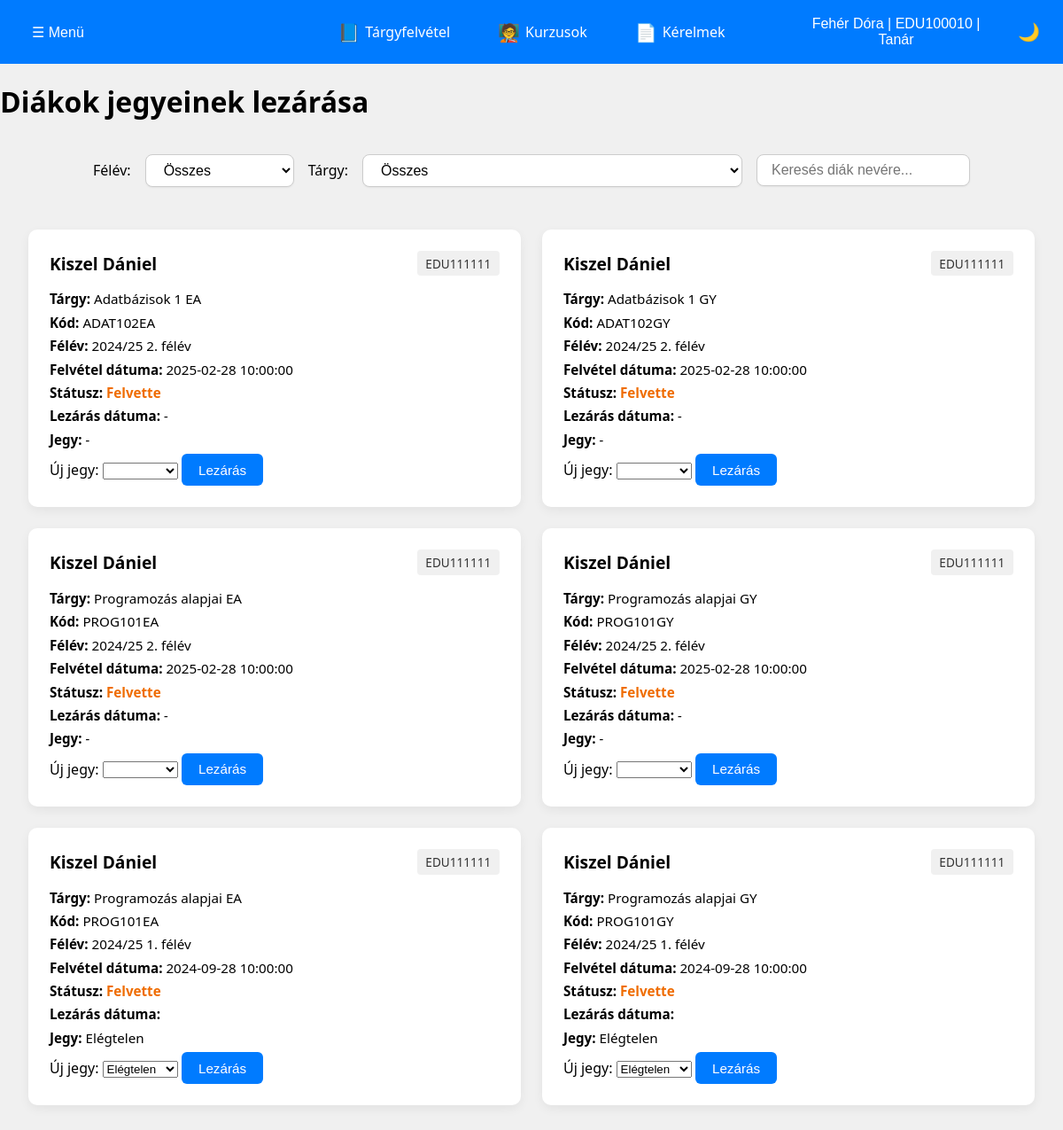
Page /teacher/student_complete.php (signed in) on the earlier database version.
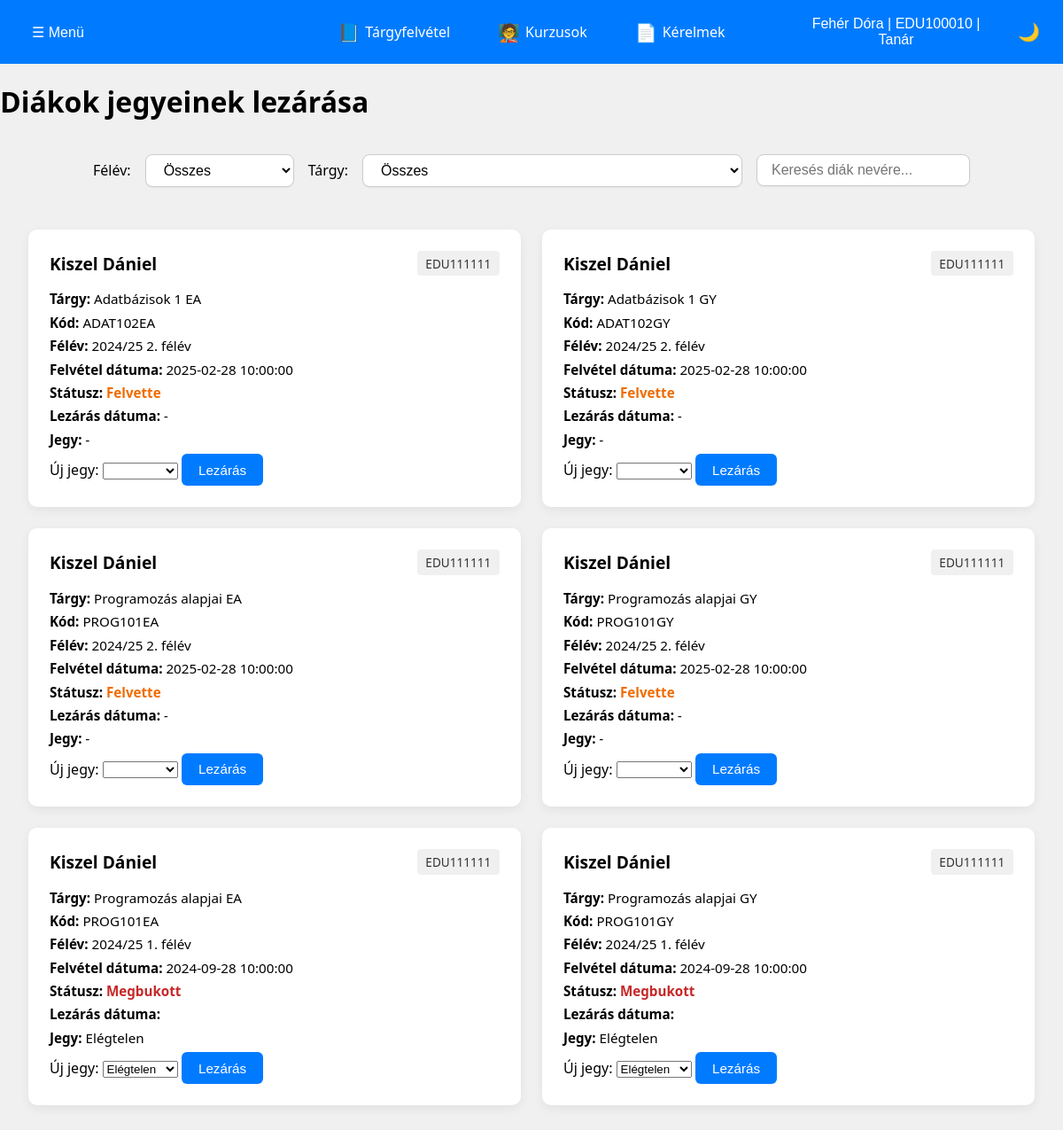
Same page on the later database version.
### tables this page shows
CREATE TABLE users (
    id INT AUTO_INCREMENT PRIMARY KEY,
    name VARCHAR(100) NOT NULL,
    eduportal_id VARCHAR(20) NOT NULL UNIQUE,  
    email VARCHAR(100) NOT NULL,
    phone VARCHAR(20),
    password_hash VARCHAR(255) NOT NULL,  
    postal_code VARCHAR(10),
    city VARCHAR(100),
    address VARCHAR(255),
    birth_date DATE,
    mothers_name VARCHAR(100),
    role ENUM('hallgato', 'tanar', 'admin') NOT NULL DEFAULT 'hallgato',
    course_code VARCHAR(20),
	financing_type ENUM('állami', 'önköltséges') NOT NULL,
    created_at TIMESTAMP DEFAULT CURRENT_TIMESTAMP,
	updated_at TIMESTAMP DEFAULT CURRENT_TIMESTAMP ON UPDATE CURRENT_TIMESTAMP
);

CREATE TABLE enrollments (
    users_eduportal_ID VARCHAR(20) NOT NULL,
    offering_id INTEGER NOT NULL,
    enrolled_at TIMESTAMP DEFAULT CURRENT_TIMESTAMP,
    completed_at TIMESTAMP NULL,
    status VARCHAR(20) CHECK (status IN ('enrolled', 'completed', 'failed')),
    grade VARCHAR(10),                           
    PRIMARY KEY (users_eduportal_ID, offering_id),
    FOREIGN KEY (users_eduportal_ID) REFERENCES users(eduportal_id) ON DELETE CASCADE,
    FOREIGN KEY (offering_id) REFERENCES course_offerings(id) ON DELETE CASCADE
);

### teacher/student_complete.php (the view, shortened to what this page needs)
<?php
$eduportal_id = $_SESSION['eduportal_id'];
global $conn;
$user_sql = "
SELECT name
FROM users
WHERE eduportal_id = ?";
$user_stmt = $conn->prepare($user_sql);
$user_stmt->bind_param("s", $eduportal_id);
$user_stmt->execute();
$user_result = $user_stmt->get_result();
$user = $user_result->fetch_assoc();
$user_name = $user['name'] ?? 'Ismeretlen';
$user_course = "Tanár";
$students_sql = "
SELECT
    e.offering_id AS offering_id,
    e.users_eduportal_id AS student_id,
    u.name AS student_name,
    c.kurzus_kod AS subject_code,
    c.name AS subject_name,
    s.label AS semester_label,
    e.status AS enrollment_status,
    e.grade AS current_grade,
    e.enrolled_at,
    e.completed_at
FROM enrollments e
JOIN users u ON u.eduportal_id = e.users_eduportal_id
JOIN course_offerings co ON co.id = e.offering_id
JOIN courses c ON c.kurzus_kod = co.kurzus_kod
JOIN semesters s ON s.id = co.semester_id
JOIN teacher_courses tc ON tc.kurzus_kod = co.kurzus_kod
WHERE tc.teacher_id = ?
GROUP BY e.users_eduportal_id, c.kurzus_kod, s.label, c.name
ORDER BY s.label DESC, u.name ASC, c.name ASC
";
$students_stmt = $conn->prepare($students_sql);
$students_stmt->bind_param("s", $eduportal_id);
$students_stmt->execute();
$students_result = $students_stmt->get_result();
$students = [];
while ($r = $students_result->fetch_assoc()) {
    $students[] = $r;
}
?>
<!DOCTYPE html>
<html lang="hu">
<head>
    <link rel="stylesheet" href="../CSS/site_style.css">
    <link rel="stylesheet" href="../CSS/enrolled_courses.css">
</head>
<body>
<header>
    <div class="menu">
        <div class="dropdown">
            <button id="dropdownToggleL" class="dropbtn">☰ Menü </button>
        </div>
    </div>
    <nav class="main-nav">
        <a href="course_offering.php"><span class="icon">📘</span> Tárgyfelvétel</a>
        <a href="courses.php"><span class="icon">🧑‍🏫</span> Kurzusok</a>
        <a href="request.php"><span class="icon">📄</span> Kérelmek</a>
    </nav>
    <div class="user-menu">
        <div class="dropdown">
            <button id="dropdownToggleR" class="dropbtn">
                <?php echo htmlspecialchars($user_name); ?> |
                <?php echo htmlspecialchars($eduportal_id); ?> |
                <?php echo htmlspecialchars($user_course); ?>
            </button>
        </div>
        <div class="theme-switcher">
            <button id="theme-toggle" class="theme-btn">🌙</button>
        </div>
    </div>
</header>
<main class="layout">
    <h1>Diákok jegyeinek lezárása</h1>
    <section class="filters">
        <label for="semesterFilter">Félév:</label>
        <select id="semesterFilter">
            <option value="all">Összes</option>
        </select>
        <label for="courseFilter">Tárgy:</label>
        <select id="courseFilter">
            <option value="all">Összes</option>
        </select>
        <input type="text" id="searchInput" placeholder="Keresés diák nevére...">
    </section>
    <?php if (empty($students)): ?>
        <p>Jelenleg nincsenek beiratkozott hallgatók.</p>
    <?php else: ?>
        <section id="courseList" class="course-grid">
            <?php foreach ($students as $st): ?>
                <div class="course-card"
                     data-semester="<?= htmlspecialchars($st['semester_label']) ?>"
                     data-offering="<?= htmlspecialchars($st['offering_id']) ?>"
                     data-name="<?= strtolower(htmlspecialchars($st['student_name'])) ?>">
                    <div class="card-header">
                        <h3><?= htmlspecialchars($st['student_name']) ?></h3>
                        <span class="code"><?= htmlspecialchars($st['student_id']) ?></span>
                    </div>
                    <div class="card-body">
                        <p><strong>Tárgy:</strong> <?= htmlspecialchars($st['subject_name']) ?></p>
                        <p><strong>Kód:</strong> <?= htmlspecialchars($st['subject_code']) ?></p>
                        <p><strong>Félév:</strong> <?= htmlspecialchars($st['semester_label']) ?></p>
                        <p><strong>Felvétel dátuma:</strong> <?= htmlspecialchars($st['enrolled_at']) ?></p>
                        <p><strong>Státusz:</strong>
                            <?php
                            switch ($st['enrollment_status']) {
                                case 'failed': echo '<span class="status failed">Megbukott</span>'; break;
                                default: echo '<span class="status enrolled">Felvette</span>';
                            }
                            ?>
                        </p>
                        <p><strong>Lezárás dátuma:</strong>
                            <?= $st['current_grade'] !== null ? htmlspecialchars($st['completed_at']) : '<em>-</em>' ?>
                        </p>
                        <p><strong>Jegy:</strong>
                            <?= $st['current_grade'] !== null ? htmlspecialchars($st['current_grade']) : '<em>-</em>' ?>
                        </p>
                        <form method="post" action="../complete_post.php" class="grade-form">
                            <label for="grade_<?= htmlspecialchars($st['student_id']) ?>">Új jegy:</label>
                            <select name="grade" id="grade_<?= htmlspecialchars($st['student_id']) ?>" >
                                <option value="" <?= empty($st['current_grade']) ? 'selected' : '' ?>></option>
                                <option value="Elégtelen" <?= ($st['current_grade'] === 'Elégtelen') ? 'selected' : '' ?>>Elégtelen</option>
                            </select>
                            <button type="submit" class="fill-btn">Lezárás</button>
                        </form>
                    </div>
                </div>
            <?php endforeach; ?>
        </section>
    <?php endif; ?>
</main>
</body>
</html>

### CSS/site_style.css (style rules this page uses)
:root { --background-light: #f0f0f0; --background-dark: #1e1e1e; --text-dark: #000000; --text-light: #ffffff; --primary-color: #007bff; --secondary-color: #ffa500; --dropdown-bg: #ffffff; --dropdown-bg-dark: #333333; --primary-hover: #0056b3; --secondary-hover: #e48a02; }
body { margin: 0; font-family: "Segoe UI", sans-serif; background-color: var(--background-light); color: var(--text-dark); min-height: 100vh; display: flex; flex-direction: column; }
header { display: flex; justify-content: space-between; align-items: center; background-color: var(--primary-color); color: var(--text-light); padding: 10px 20px; width: 100%; box-sizing: border-box; }
.menu, .user-menu { flex: 1; }
.user-menu { display: flex; align-items: center; justify-content: flex-end; gap: 10px; }
.main-nav { display: flex; justify-content: center; gap: 30px; flex: 2; }
.main-nav a { color: var(--text-light); text-decoration: none; font-size: 16px; display: flex; align-items: center; gap: 6px; padding: 8px 12px; transition: background-color 0.3s; }
.dropdown { position: relative; display: inline-block; }
.dropbtn { background-color: transparent; color: var(--text-light); border: none; font-size: 16px; cursor: pointer; padding: 8px 16px; }
.user-menu .dropdown { position: relative; }
.theme-switcher { display: flex; gap: 10px; }
.theme-btn { background: none; border: none; color: var(--text-light); font-size: 20px; cursor: pointer; }
.icon { font-size: 20px; }

### CSS/enrolled_courses.css (style rules this page uses)
.filters { padding: 1rem; display: flex; gap: 1rem; align-items: center; flex-wrap: wrap; background-color: transparent; border: none; justify-content: center; }
.course-grid { padding: 1rem; display: flex; gap: 1rem; align-items: center; flex-wrap: wrap; background-color: transparent; border: none; }
.filters input, .filters select { padding: 0.5rem 1rem; border: 1px solid #ccc; border-radius: 8px; font-size: 1rem; background-color: #fff; box-shadow: 0 1px 2px rgba(0, 0, 0, 0.05); transition: all 0.2s ease; }
#courseList { display: grid; grid-template-columns: repeat(auto-fit, minmax(380px, 1fr)); gap: 1.5rem; padding: 2rem; }
.course-card { background-color: var(--card-background); border-radius: 10px; box-shadow: 0 4px 12px rgba(0,0,0,0.06); padding: 1.5rem; border: none; transition: transform 0.2s ease; }
.card-header { display: flex; justify-content: space-between; align-items: center; margin-bottom: 1rem; }
.card-header h3 { margin: 0; font-size: 1.2rem; font-weight: 600; }
.card-header .code { font-size: 0.85rem; color: #333; background-color: #f0f0f0; padding: 0.3rem 0.6rem; border-radius: 4px; }
.card-body { display: flex; flex-direction: column; gap: 0.4rem; }
.card-body p { margin: 0; font-size: 0.95rem; }
.course-card .status { font-weight: 600; }
.course-card .status.failed { color: #c62828; }
.course-card .status.enrolled { color: #ef6c00; }
.fill-btn { padding: 0.6rem 1.2rem; border: none; border-radius: 6px; cursor: pointer; font-size: 0.95em; color: white; background-color: var(--primary-color); font-weight: 500; transition: background-color 0.3s ease; }

Differences in the rows shown:
changed enrollments (number 5 of 6 on the later page): status "Felvette" → "Megbukott"
changed enrollments (number 6 of 6 on the later page): status "Felvette" → "Megbukott"
